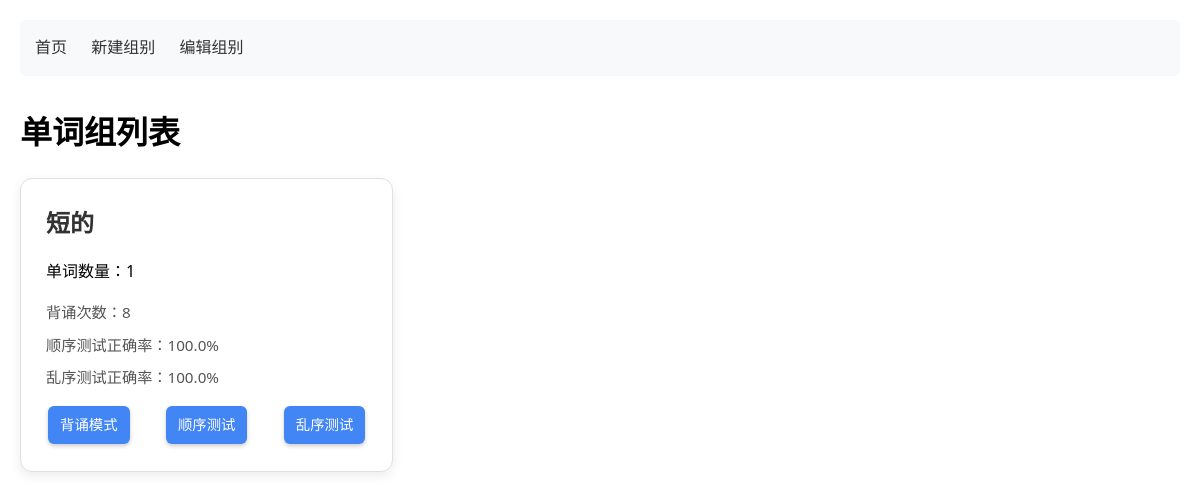
Before: / with the older database file.
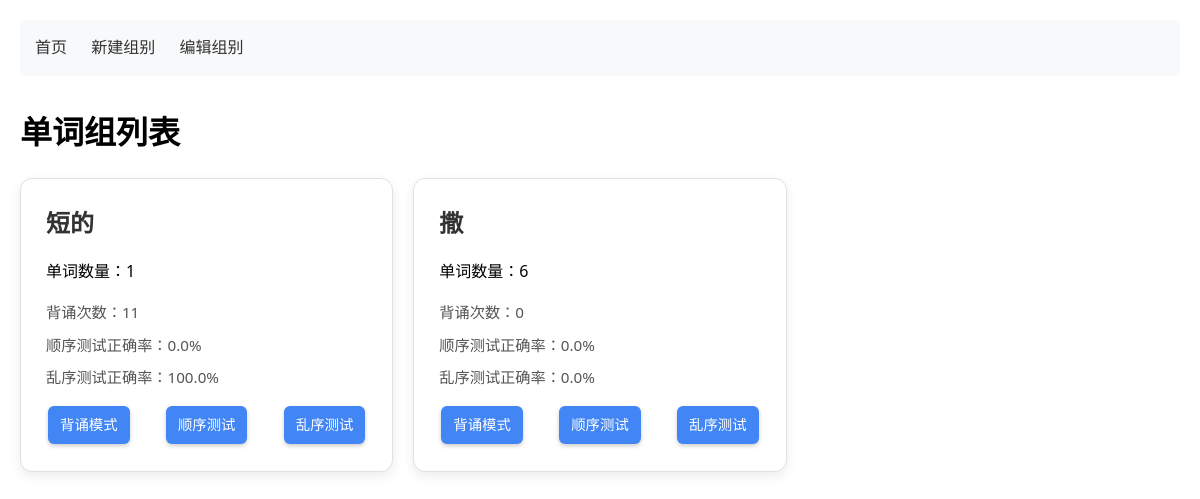
After: the same page with the newer database file.
### app/models.py (models this page shows)
class WordGroup(db.Model):
    id = db.Column(db.Integer, primary_key=True)
    name = db.Column(db.String(100), unique=True, nullable=False)
    created_at = db.Column(db.DateTime, default=datetime.utcnow)
    words = db.relationship('Word', backref='group', lazy='dynamic', cascade='all, delete-orphan')
    stats = db.relationship('GroupStats', backref='group', uselist=False, cascade='all, delete-orphan')

class GroupStats(db.Model):
    id = db.Column(db.Integer, primary_key=True)
    group_id = db.Column(db.Integer, db.ForeignKey('word_group.id'), unique=True)
    study_count = db.Column(db.Integer, default=0)
    order_quiz_count = db.Column(db.Integer, default=0)
    random_quiz_count = db.Column(db.Integer, default=0)
    last_score = db.Column(db.Float, default=0.0)  # 顺序测试正确率
    random_last_score = db.Column(db.Float, default=0.0)  # 乱序测试正确率

### app/blueprints/main.py (the view)
@main_bp.route('/')
def index():
    groups = WordGroup.query.all()
    return render_template('index.html', groups=groups)

### app/templates/index.html (shortened to what this page needs)
{% extends "base.html" %}
{% block content %}
<h1>单词组列表</h1>
<div class="group-list">
    {% for group in groups %}
    <div class="group-card">
        <h2>{{ group.name }}</h2>
        <p>单词数量：{{ group.words.count() }}</p>
        <div class="stats">
            <span>背诵次数：{{ group.stats.study_count }}</span>
            <span>顺序测试正确率：{{ "%.1f"|format(group.stats.last_score*100) }}%</span>
            <span>乱序测试正确率：{{ "%.1f"|format((group.stats.random_last_score or 0)*100) }}%</span>
        </div>
        <div class="actions">
            <a href="{{ url_for('practice.study_mode', group_id=group.id) }}" class="btn btn-primary">背诵模式</a>
            <a href="{{ url_for('practice.quiz_mode', group_id=group.id, mode='order') }}" class="btn btn-primary">顺序测试</a>
            <a href="{{ url_for('practice.quiz_mode', group_id=group.id, mode='random', force_reset='1') }}" class="btn btn-primary">乱序测试</a>
        </div>
    </div>
    {% endfor %}
</div>
{% endblock %}

### app/templates/base.html (shortened to what this page needs)
<!DOCTYPE html>
<html>
<head>
    <link rel="stylesheet" href="{{ url_for('static', filename='style.css') }}">
</head>
<body>
    <nav>
        <a href="{{ url_for('main.index') }}">首页</a>
        <a href="{{ url_for('groups.create_group') }}">新建组别</a>
        <a href="{{ url_for('groups.manage_groups') }}">编辑组别</a>
    </nav>
    <div class="container">
        {% block content %}{% endblock %}
    </div>
</body>
</html>

### app/static/style.css (style rules this page uses)
body { font-family: 'Segoe UI', Tahoma, Geneva, Verdana, sans-serif; max-width: 1200px; margin: 0 auto; padding: 20px; line-height: 1.6; }
nav { background: #f8f9fa; padding: 15px; margin-bottom: 30px; border-radius: 5px; }
nav a { margin-right: 20px; text-decoration: none; color: #333; }
.group-list { display: grid; grid-template-columns: repeat(auto-fill, minmax(300px, 1fr)); gap: 20px; }
.group-card { background: #fff; border: 1px solid #ddd; border-radius: 8px; padding: 20px; box-shadow: 0 2px 4px rgba(0,0,0,0.1); }
.group-card h2 { margin-top: 0; color: #2c3e50; }
.stats span { display: block; margin: 5px 0; font-size: 0.9em; color: #666; }
.group-card { background: #fff; border-radius: 12px; padding: 25px; margin-bottom: 20px; box-shadow: 0 4px 12px rgba(0,0,0,0.08); border: 1px solid #e0e0e0; transition: transform 0.2s ease, box-shadow 0.2s ease; }
.group-card h2 { margin-top: 0; margin-bottom: 15px; color: #333; font-size: 1.5rem; }
.stats { margin: 15px 0; }
.stats span { display: block; margin: 8px 0; font-size: 0.95rem; color: #555; }
.actions { display: flex; flex-wrap: wrap; gap: 8px; margin-top: 15px; }
.btn { display: inline-block; padding: 10px 18px; margin: 5px; border: none; border-radius: 6px; box-shadow: 0 2px 4px rgba(0,0,0,0.2); text-decoration: none; text-align: center; font-weight: 500; font-size: 1rem; cursor: pointer; transition: all 0.3s ease; }
button.btn, a.btn { font-size: 1rem; font-family: inherit; line-height: 1.5; }
.btn-primary { background: #4285f4; color: white; }
.group-card .btn { padding: 8px 12px; font-size: 0.9rem; margin: 3px; }
.group-card .actions { display: flex; flex-wrap: nowrap; justify-content: space-between; gap: 5px; margin-top: 15px; width: 100%; }
@media (min-width: 768px) { .group-list { grid-template-columns: repeat(auto-fill, minmax(350px, 1fr)); } }
.actions .btn { margin: 2px; }

Changed rows visible on the page:
changed through a linked row, WordGroup "短的": stats.study_count "8" → "11"
changed GroupStats (number 1 of 2 on the later page): group.stats.last_score*100 "100.0" → "0.0"
added WordGroup: name "撒", words.count "6", stats.study_count "0"
added GroupStats: group.stats.last_score*100 "0.0", (group.stats.random_last_scoreor0)*100 "0.0"
